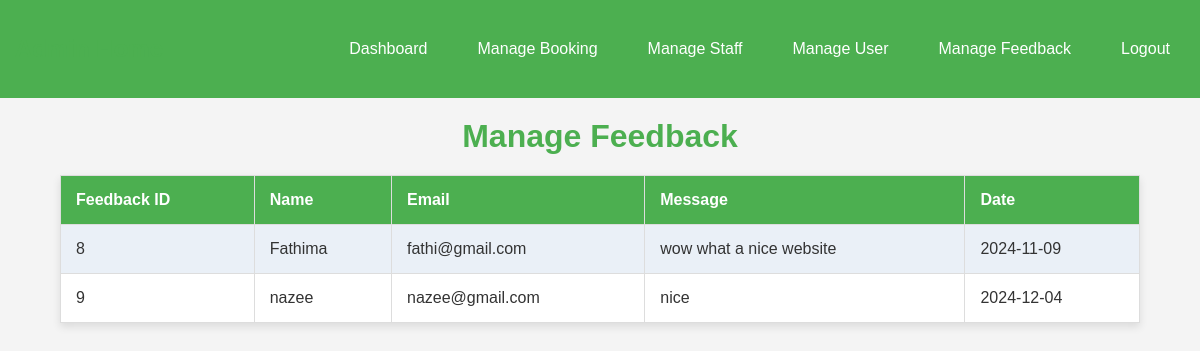
Screenshot of /fathima/managefeedback.php with the database file from the repository.
### tables this page shows
CREATE TABLE `feedback` (
  `feedback_id` int(11) NOT NULL,
  `name` varchar(30) NOT NULL,
  `email` varchar(30) NOT NULL,
  `message` text NOT NULL,
  `feedback_date` date NOT NULL
);

### fathima/managefeedback.php (the view, shortened to what this page needs)
<!DOCTYPE html>
<html lang="en">
<head>
    <link rel="stylesheet" href="managefeedback.css">
</head>
<body>
  <nav>
    <div class="sappy">
      <h1>Admin Home</h1>
      <div class="hi">
        <a href="adminhome.php" class="hello">Dashboard</a>
        <a href="managebooking.php" class="hello">Manage Booking</a>
        <a href="managestaff.php" class="hello">Manage Staff</a>
        <a href="manageuser.php" class="hello">Manage User</a>
        <a href="managefeedback.php" class="hello">Manage Feedback</a>
        <a href="logout.php" class="hello">Logout</a>
      </div>
    </div>
  </nav>
  <h1>Manage Feedback</h1>
  <table>
    <thead>
      <tr>
        <th>Feedback ID</th>
        <th>Name</th>
        <th>Email</th>
        <th>Message</th>
        <th>Date</th>
      </tr>
    </thead>
    <tbody>
      <?php
      $conn = mysqli_connect("localhost", "root", "", "labour_booking");
      $result = mysqli_query($conn, "SELECT * FROM feedback");
      if (mysqli_num_rows($result) > 0) {
          while ($row = mysqli_fetch_assoc($result)) {
              echo "<tr>";
              echo "<td>" . $row['feedback_id'] . "</td>";
              echo "<td>" . $row['name'] . "</td>";
              echo "<td>" . $row['email'] . "</td>";
              echo "<td>" . $row['message'] . "</td>";
              echo "<td>" . $row['feedback_date'] . "</td>";
              echo "</tr>";
          }
      } else {
          echo "<tr><td colspan='5'>No feedback found</td></tr>";
      }
      ?>
    </tbody>
  </table>
</body>
</html>

### fathima/managefeedback.css (style rules this page uses)
* { margin: 0; padding: 0; box-sizing: border-box; }
body { font-family: Arial, sans-serif; background-color: #f4f4f4; color: #333; }
nav { background-color: #4CAF50; padding: 15px; }
.sappy { display: flex; justify-content: space-between; align-items: center; }
.hi { display: flex; }
.hello { color: white; text-decoration: none; margin-left: 20px; padding: 10px 15px; border-radius: 5px; transition: background-color 0.3s; }
h1 { text-align: center; margin: 20px 0; color: #4CAF50; }
table { width: 90%; margin: 20px auto; border-collapse: collapse; background-color: #fff; box-shadow: 0 4px 8px rgba(0, 0, 0, 0.1); }
th, td { padding: 15px; text-align: left; border: 1px solid #ddd; }
th { background-color: #4CAF50; color: #fff; }
tbody tr:nth-child(odd) { background-color: #eaf0f7; }

### rows the page displays
feedback: feedback_id "8", name "Fathima", email "fathi@gmail.com", message "wow what a nice website", feedback_date "2024-11-09"
feedback: feedback_id "9", name "nazee", email "nazee@gmail.com", message "nice", feedback_date "2024-12-04"
